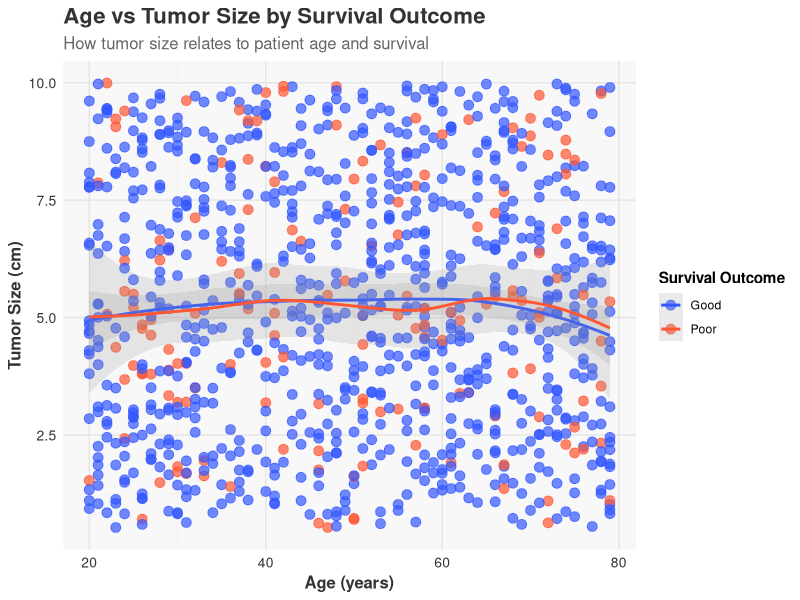
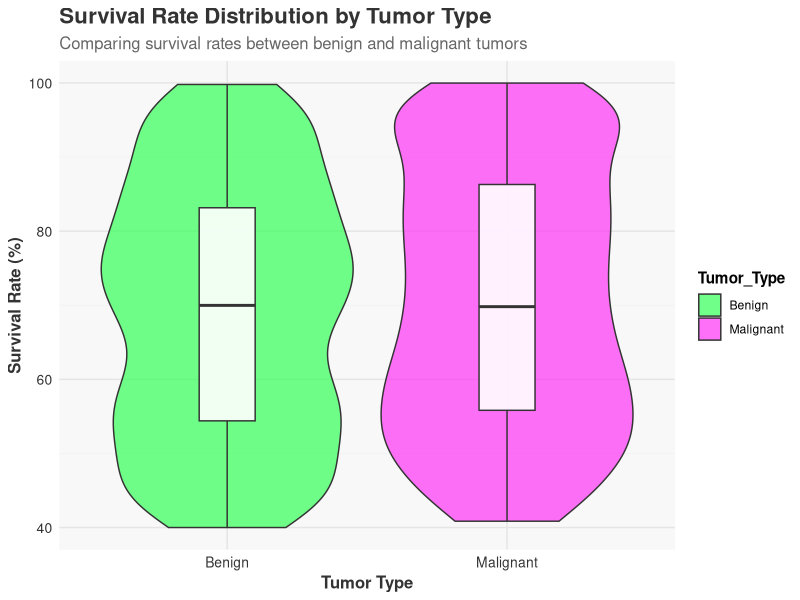
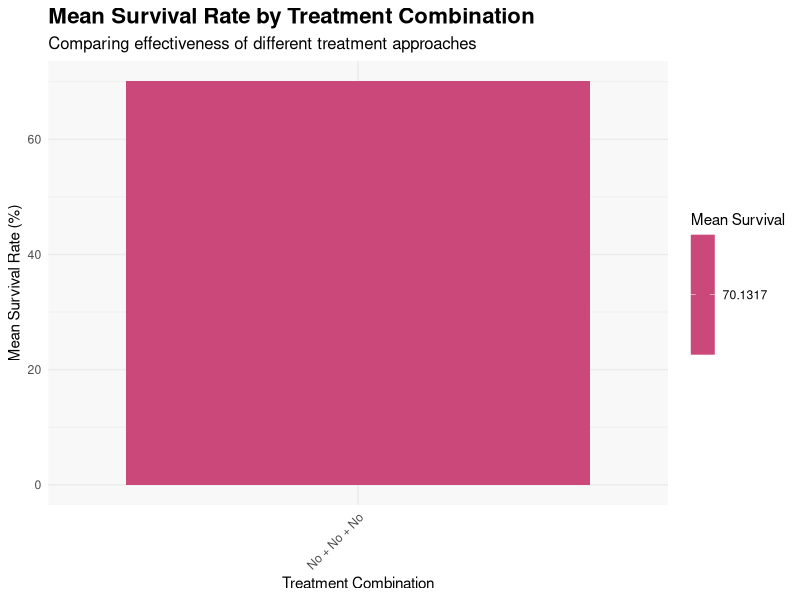
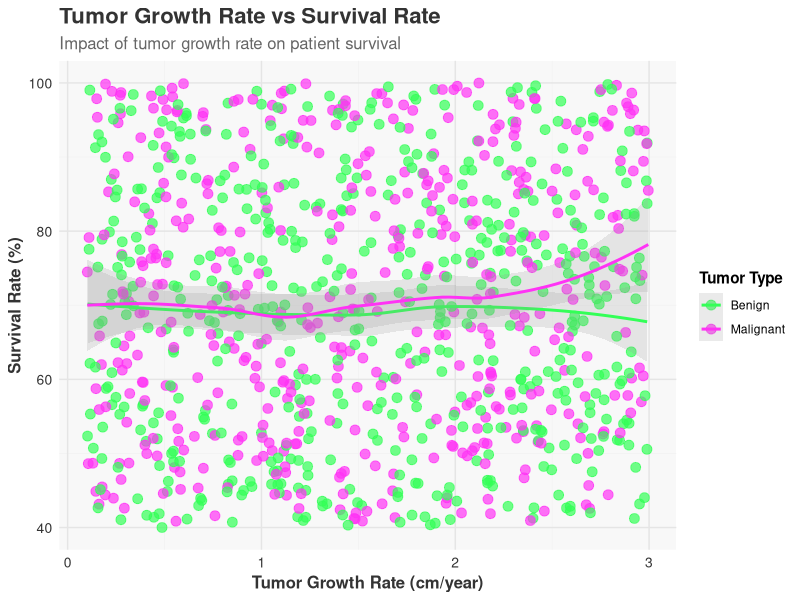
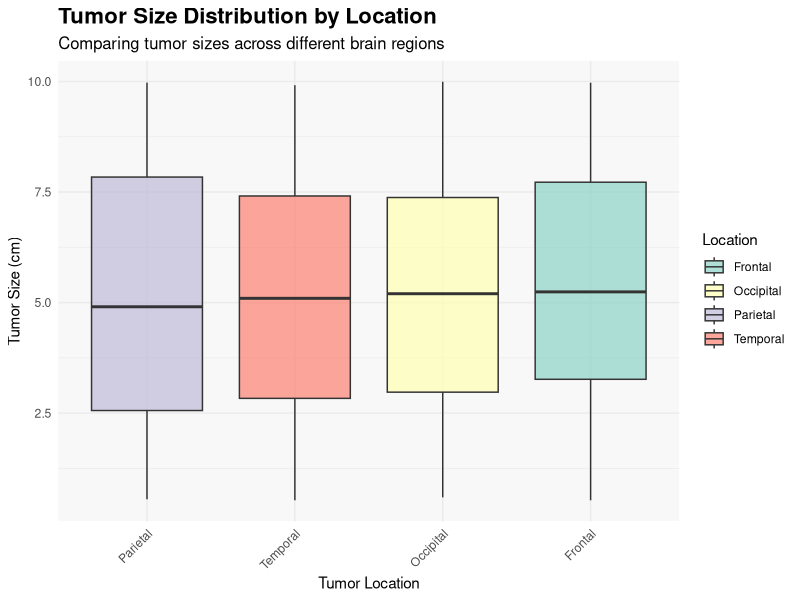
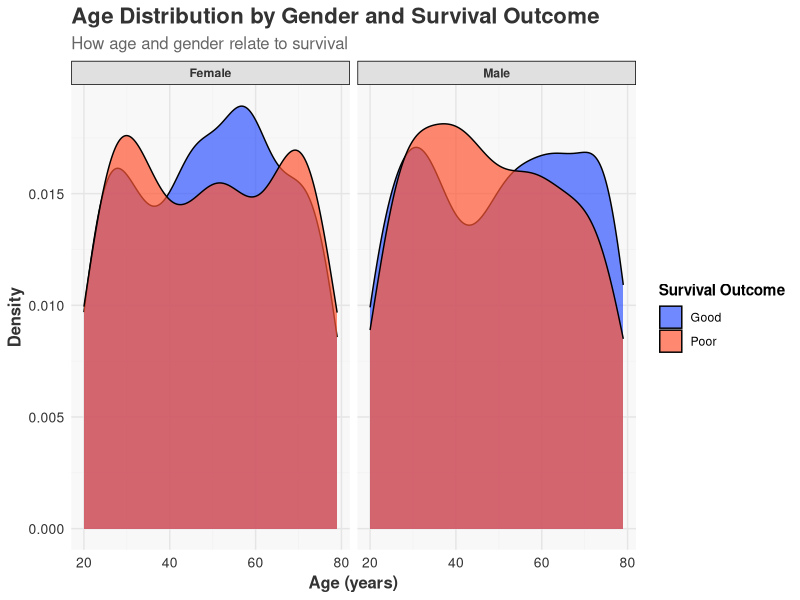
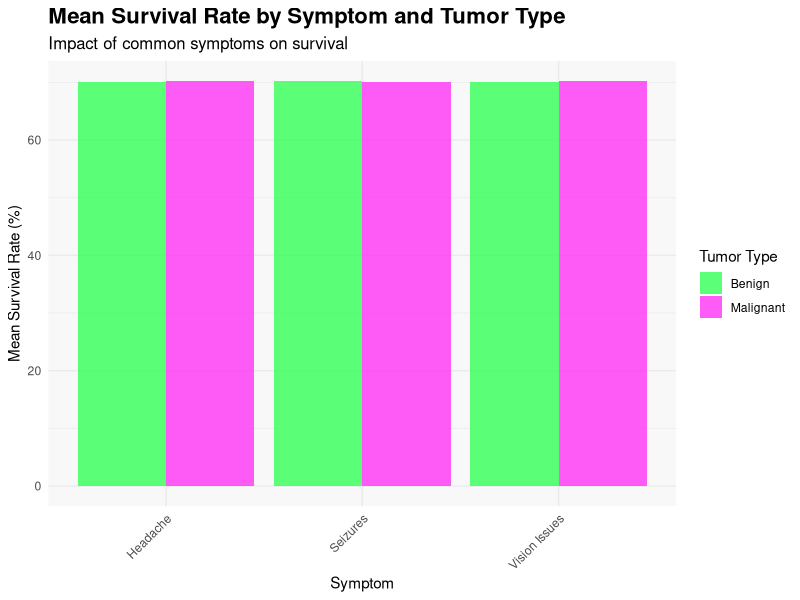
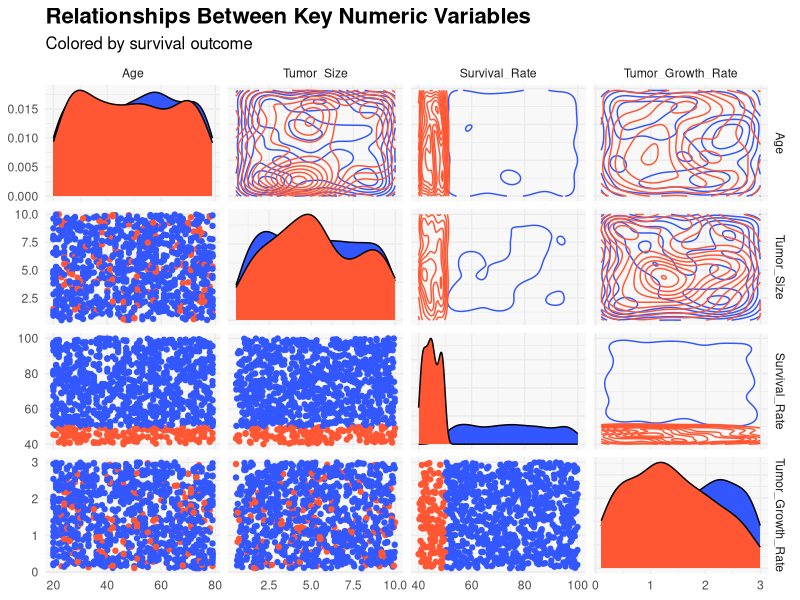

Write the R code that produced these figures, in order.
# Load required libraries
pkgs <- c("tidyverse", "ggplot2", "viridis", "RColorBrewer", "gridExtra", "GGally")
to_install <- pkgs[!pkgs %in% rownames(installed.packages())]
if (length(to_install) > 0) {
  install.packages(to_install, repos = "https://cran.rstudio.com/")
} else {
  message("✅ All required packages are already installed.")
}
invisible(lapply(pkgs, library, character.only = TRUE))

# Create directories
if (!dir.exists("plots/dataAnalysis")) {
  dir.create("plots/dataAnalysis", recursive = TRUE)
}
if (!dir.exists("output/dataAnalysis")) {
  dir.create("output/dataAnalysis", recursive = TRUE)
}

# Redirect output to file
sink("output/dataAnalysis/analysis_output.txt")

# Set a vibrant color palette
vibrant_colors <- c("#FF5733", "#33FF57", "#3357FF", "#FF33F5", "#F5FF33", "#33FFF5")
pastel_colors <- c("#FFB6C1", "#98FB98", "#ADD8E6", "#FFA07A", "#FFFACD", "#E6E6FA")
bold_colors <- c("#FF0000", "#00FF00", "#0000FF", "#FF00FF", "#FFFF00", "#00FFFF")

# Set a seed for reproducibility
set.seed(42)

# Load the dataset
data <- read.csv("data/processed/brain_tumor_data_clean.csv")

# Print basic summary
cat("Original Data Summary:\n")
cat("Dimensions:", dim(data), "\n")
cat("First few rows:\n")
print(head(data))

# --- Data Preprocessing ---
cat("\nCount of NA values per column:\n")
print(colSums(is.na(data)))

# Handle missing values
if (any(is.na(data))) {
  numeric_cols <- c("Age", "Tumor_Size", "Survival_Rate", "Tumor_Growth_Rate")
  for (col in numeric_cols) {
    if (any(is.na(data[[col]]))) {
      data[[col]][is.na(data[[col]])] <- median(data[[col]], na.rm = TRUE)
      cat("Filled NA values in", col, "with median\n")
    }
  }
  categorical_cols <- setdiff(names(data), c("Patient_ID", numeric_cols))
  for (col in categorical_cols) {
    if (any(is.na(data[[col]]))) {
      mode_val <- names(sort(table(data[[col]]), decreasing = TRUE))[1]
      data[[col]][is.na(data[[col]])] <- mode_val
      cat("Filled NA values in", col, "with mode:", mode_val, "\n")
    }
  }
}

# Check Survival_Binary values
cat("\nUnique values in Survival_Binary:", unique(data$Survival_Binary), "\n")

# Convert categorical variables to factors
data <- data %>%
  mutate(
    Survival_Binary = case_when(
      Survival_Binary == "0" ~ "Poor",
      Survival_Binary == "1" ~ "Good",
      TRUE ~ as.character(Survival_Binary)
    ),
    Survival_Binary = factor(Survival_Binary),
    Gender = factor(Gender),
    Tumor_Type = factor(Tumor_Type),
    Location = factor(Location),
    Histology = factor(Histology),
    Radiation_Treatment = ifelse(Radiation_Treatment == "1", "Yes", "No"),
    Surgery_Performed = ifelse(Surgery_Performed == "1", "Yes", "No"),
    Chemotherapy = ifelse(Chemotherapy == "1", "Yes", "No"),
    Family_History = ifelse(Family_History == "1", "Yes", "No"),
    Follow_Up_Required = ifelse(Follow_Up_Required == "1", "Yes", "No"),
    MRI_Result = factor(MRI_Result),
    Symptom_1 = factor(Symptom_1),
    Symptom_2 = factor(Symptom_2),
    Symptom_3 = factor(Symptom_3)
  )

cat("\nSurvival_Binary levels after conversion:", levels(data$Survival_Binary), "\n")

# Remove Patient_ID
data <- data %>% select(-Patient_ID)

# Print summary after preprocessing
cat("\nData After Preprocessing:\n")
cat("Dimensions:", dim(data), "\n")
print(summary(data))

# Sample data for visualization
max_points <- 1000
if (nrow(data) > max_points) {
  cat("\nSampling", max_points, "rows for clearer visualization\n")
  data_sample <- data %>% sample_n(max_points)
} else {
  data_sample <- data
}

# --- Visualization Theme ---
create_vibrant_theme <- function() {
  theme_minimal() +
    theme(
      plot.background = element_rect(fill = "white", color = NA),
      panel.background = element_rect(fill = "#F8F8F8", color = NA),
      panel.grid.major = element_line(color = "gray90"),
      panel.grid.minor = element_line(color = "gray95"),
      plot.title = element_text(face = "bold", size = 16, color = "#333333"),
      plot.subtitle = element_text(size = 12, color = "#666666"),
      axis.title = element_text(face = "bold", size = 12, color = "#333333"),
      axis.text = element_text(size = 10, color = "#333333"),
      legend.background = element_rect(fill = "white", color = NA),
      legend.key = element_rect(fill = "white"),
      legend.title = element_text(face = "bold"),
      strip.background = element_rect(fill = "#E0E0E0"),
      strip.text = element_text(face = "bold", color = "#333333")
    )
}

# --- Visualizations ---

# 1. Age vs Tumor Size by Survival Outcome
p1 <- ggplot(data_sample, aes(x = Age, y = Tumor_Size, color = Survival_Binary)) +
  geom_point(alpha = 0.7, size = 3) +
  geom_smooth(method = "loess", se = TRUE, alpha = 0.2) +
  scale_color_manual(values = c("Poor" = "#FF5733", "Good" = "#3357FF")) +
  labs(
    title = "Age vs Tumor Size by Survival Outcome",
    subtitle = "How tumor size relates to patient age and survival",
    x = "Age (years)",
    y = "Tumor Size (cm)",
    color = "Survival Outcome"
  ) +
  create_vibrant_theme()
ggsave("plots/dataAnalysis/age_vs_tumor_size_survival.png", p1, width = 10, height = 7, bg = "white")

# 2. Survival Rate Distribution by Tumor Type
p2 <- ggplot(data_sample, aes(x = Tumor_Type, y = Survival_Rate, fill = Tumor_Type)) +
  geom_violin(alpha = 0.7, scale = "width") +
  geom_boxplot(width = 0.2, alpha = 0.9, fill = "white") +
  scale_fill_manual(values = c("Benign" = "#33FF57", "Malignant" = "#FF33F5")) +
  labs(
    title = "Survival Rate Distribution by Tumor Type",
    subtitle = "Comparing survival rates between benign and malignant tumors",
    x = "Tumor Type",
    y = "Survival Rate (%)"
  ) +
  create_vibrant_theme()
ggsave("plots/dataAnalysis/survival_rate_by_tumor_type.png", p2, width = 10, height = 7, bg = "white")

# 3. Mean Survival Rate by Treatment Combination
treatment_data <- data %>%
  group_by(Surgery_Performed, Radiation_Treatment, Chemotherapy) %>%
  summarize(
    Mean_Survival = mean(Survival_Rate, na.rm = TRUE),
    Count = n(),
    .groups = "drop"
  ) %>%
  filter(Count >= 5)
treatment_data$Treatment_Combo <- paste(
  treatment_data$Surgery_Performed,
  treatment_data$Radiation_Treatment,
  treatment_data$Chemotherapy,
  sep = " + "
)
p3 <- ggplot(treatment_data, aes(x = reorder(Treatment_Combo, Mean_Survival), y = Mean_Survival, fill = Mean_Survival)) +
  geom_bar(stat = "identity") +
  scale_fill_viridis_c(option = "plasma") +
  labs(
    title = "Mean Survival Rate by Treatment Combination",
    subtitle = "Comparing effectiveness of different treatment approaches",
    x = "Treatment Combination",
    y = "Mean Survival Rate (%)",
    fill = "Mean Survival"
  ) +
  theme_minimal() +
  theme(
    plot.background = element_rect(fill = "white", color = NA),
    panel.background = element_rect(fill = "#F8F8F8", color = NA),
    axis.text.x = element_text(angle = 45, hjust = 1),
    plot.title = element_text(face = "bold", size = 16),
    plot.subtitle = element_text(size = 12)
  )
ggsave("plots/dataAnalysis/treatment_effectiveness.png", p3, width = 12, height = 7, bg = "white")

# 4. Tumor Growth Rate vs Survival Rate by Tumor Type
p4 <- ggplot(data_sample, aes(x = Tumor_Growth_Rate, y = Survival_Rate, color = Tumor_Type)) +
  geom_point(alpha = 0.7, size = 3) +
  geom_smooth(method = "loess", se = TRUE, alpha = 0.2) +
  scale_color_manual(values = c("Benign" = "#33FF57", "Malignant" = "#FF33F5")) +
  labs(
    title = "Tumor Growth Rate vs Survival Rate",
    subtitle = "Impact of tumor growth rate on patient survival",
    x = "Tumor Growth Rate (cm/year)",
    y = "Survival Rate (%)",
    color = "Tumor Type"
  ) +
  create_vibrant_theme()
ggsave("plots/dataAnalysis/growth_vs_survival_by_type.png", p4, width = 10, height = 7, bg = "white")

# 5. Tumor Size Distribution by Location
p5 <- ggplot(data_sample, aes(x = reorder(Location, Tumor_Size, FUN = median), y = Tumor_Size, fill = Location)) +
  geom_boxplot(alpha = 0.7) +
  scale_fill_brewer(palette = "Set3") +
  labs(
    title = "Tumor Size Distribution by Location",
    subtitle = "Comparing tumor sizes across different brain regions",
    x = "Tumor Location",
    y = "Tumor Size (cm)"
  ) +
  theme_minimal() +
  theme(
    plot.background = element_rect(fill = "white", color = NA),
    panel.background = element_rect(fill = "#F8F8F8", color = NA),
    axis.text.x = element_text(angle = 45, hjust = 1),
    plot.title = element_text(face = "bold", size = 16),
    plot.subtitle = element_text(size = 12)
  )
ggsave("plots/dataAnalysis/tumor_size_by_location.png", p5, width = 12, height = 7, bg = "white")

# 6. Age Distribution by Gender and Survival Outcome
p6 <- ggplot(data_sample, aes(x = Age, fill = Survival_Binary)) +
  geom_density(alpha = 0.7) +
  facet_wrap(~Gender) +
  scale_fill_manual(values = c("Poor" = "#FF5733", "Good" = "#3357FF")) +
  labs(
    title = "Age Distribution by Gender and Survival Outcome",
    subtitle = "How age and gender relate to survival",
    x = "Age (years)",
    y = "Density",
    fill = "Survival Outcome"
  ) +
  create_vibrant_theme()
ggsave("plots/dataAnalysis/age_distribution_by_gender_survival.png", p6, width = 10, height = 7, bg = "white")

# 8. Mean Survival Rate by Symptom and Tumor Type
symptom_counts <- c(table(data$Symptom_1), table(data$Symptom_2), table(data$Symptom_3))
symptom_counts <- sort(symptom_counts, decreasing = TRUE)
top_symptoms <- names(symptom_counts)[1:min(5, length(symptom_counts))]
symptom_data <- data.frame(
  Symptom = c(as.character(data$Symptom_1), as.character(data$Symptom_2), as.character(data$Symptom_3)),
  Tumor_Type = rep(as.character(data$Tumor_Type), 3),
  Survival_Rate = rep(data$Survival_Rate, 3)
)
symptom_data <- symptom_data %>%
  filter(Symptom %in% top_symptoms & !is.na(Symptom))
symptom_summary <- symptom_data %>%
  group_by(Symptom, Tumor_Type) %>%
  summarize(
    Mean_Survival = mean(Survival_Rate, na.rm = TRUE),
    Count = n(),
    .groups = "drop"
  ) %>%
  filter(Count >= 5)
p8 <- ggplot(symptom_summary, aes(x = reorder(Symptom, Mean_Survival), y = Mean_Survival, fill = Tumor_Type)) +
  geom_bar(stat = "identity", position = "dodge", alpha = 0.8) +
  scale_fill_manual(values = c("Benign" = "#33FF57", "Malignant" = "#FF33F5")) +
  labs(
    title = "Mean Survival Rate by Symptom and Tumor Type",
    subtitle = "Impact of common symptoms on survival",
    x = "Symptom",
    y = "Mean Survival Rate (%)",
    fill = "Tumor Type"
  ) +
  theme_minimal() +
  theme(
    plot.background = element_rect(fill = "white", color = NA),
    panel.background = element_rect(fill = "#F8F8F8", color = NA),
    axis.text.x = element_text(angle = 45, hjust = 1),
    plot.title = element_text(face = "bold", size = 16),
    plot.subtitle = element_text(size = 12)
  )
ggsave("plots/dataAnalysis/symptom_impact_analysis.png", p8, width = 12, height = 7, bg = "white")

# 9. Numeric Variables Relationships
tryCatch({
  pair_data <- data_sample %>%
    select(Age, Tumor_Size, Survival_Rate, Tumor_Growth_Rate, Survival_Binary)
  p9 <- ggpairs(pair_data,
                columns = 1:4,
                aes(color = Survival_Binary),
                upper = list(continuous = "density", combo = "box_no_facet"),
                lower = list(continuous = "points", combo = "dot_no_facet"),
                diag = list(continuous = "densityDiag"),
                axisLabels = "show") +
    scale_color_manual(values = c("Poor" = "#FF5733", "Good" = "#3357FF")) +
    scale_fill_manual(values = c("Poor" = "#FF5733", "Good" = "#3357FF")) +
    labs(title = "Relationships Between Key Numeric Variables",
         subtitle = "Colored by survival outcome") +
    theme_minimal() +
    theme(
      plot.background = element_rect(fill = "white", color = NA),
      panel.background = element_rect(fill = "#F8F8F8", color = NA),
      plot.title = element_text(face = "bold", size = 16),
      plot.subtitle = element_text(size = 12)
    )
  ggsave("plots/dataAnalysis/numeric_variables_relationships.png", p9, width = 12, height = 10, bg = "white")
}, error = function(e) {
  cat("Could not create pairplot:", e$message, "\n")
})

# --- Key Correlations ---
cat("\n--- KEY CORRELATIONS ---\n")
safe_cor <- function(x, y, group = NULL) {
  tryCatch({
    if (is.null(group)) {
      result <- cor(x, y, use = "pairwise.complete.obs")
    } else {
      result <- cor(x[group], y[group], use = "pairwise.complete.obs")
    }
    return(result)
  }, error = function(e) {
    return(NA)
  })
}
cat("Age vs Tumor Size: ", safe_cor(data$Age, data$Tumor_Size), "\n")
cat("Age vs Survival Rate: ", safe_cor(data$Age, data$Survival_Rate), "\n")
cat("Tumor Size vs Survival Rate: ", safe_cor(data$Tumor_Size, data$Survival_Rate), "\n")
cat("Tumor Growth Rate vs Survival Rate: ", safe_cor(data$Tumor_Growth_Rate, data$Survival_Rate), "\n")
if (sum(data$Survival_Binary == "Poor", na.rm = TRUE) > 5) {
  poor_indices <- which(data$Survival_Binary == "Poor")
  cat("\nCorrelations for Poor Survival group:\n")
  cat("Age vs Tumor Size: ", safe_cor(data$Age, data$Tumor_Size, poor_indices), "\n")
  cat("Tumor Size vs Survival Rate: ", safe_cor(data$Tumor_Size, data$Survival_Rate, poor_indices), "\n")
}
if (sum(data$Survival_Binary == "Good", na.rm = TRUE) > 5) {
  good_indices <- which(data$Survival_Binary == "Good")
  cat("\nCorrelations for Good Survival group:\n")
  cat("Age vs Tumor Size: ", safe_cor(data$Age, data$Tumor_Size, good_indices), "\n")
  cat("Tumor Size vs Survival Rate: ", safe_cor(data$Tumor_Size, data$Survival_Rate, good_indices), "\n")
}

cat("\nAll visualizations saved to plots/dataAnalysis directory.\n")

# Close the sink
sink()